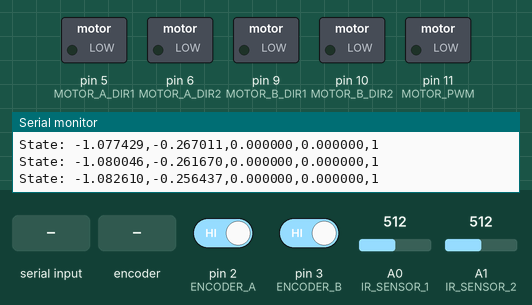
Simulated run of this sketch. Board: Arduino Uno, built with avr-gcc and run on an emulated ATmega328P. Parts: switched loads named in the sketch (green lamp = pin HIGH), the last lines printed to the serial monitor. The inputs (shaded band) are chosen by the test bench; at power-on: A0 (IR_SENSOR_1) = 512, pin 2 (ENCODER_A) HIGH, pin 3 (ENCODER_B) HIGH, A1 (IR_SENSOR_2) = 512.

Above: at 1.2 s.
1.3 s: A0 (IR_SENSOR_1) set to 306
4.3 s: "1\n" received over the second serial link
At 5.1 s:
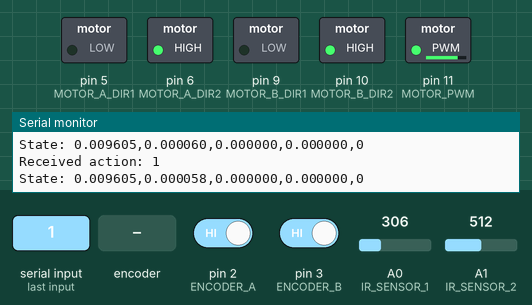
6.8 s: ",\n" received over the second serial link
9.8 s: rotary encoder on pin 2 (ENCODER_A) / pin 3 (ENCODER_B) turned 1 step (first pin leading)
13.0 s: "-\n" received over the second serial link
16.0 s: A0 (IR_SENSOR_1) set to 900
Timing chart, 0 to 19.0 s (numbered marks = the images above; inputs shaded):
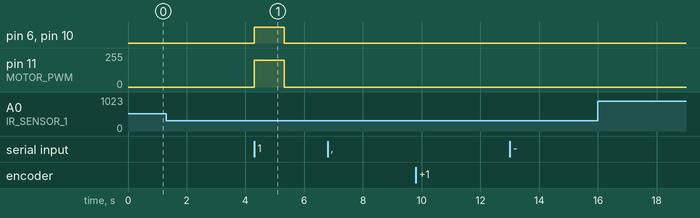

Measured:
- after the input at 4.3 s, pin 6 (MOTOR_A_DIR2), pin 10 (MOTOR_B_DIR2): LOW → HIGH at once, → LOW 1.0 s later; pin 11 (MOTOR_PWM): 0/255 → 200/255 at once, → 0/255 1.0 s later

The sketch:

main.ino
```cpp
// Arduino Cartpole Controller
// Interfaces with DE1-SOC via JP1/JP2 expansion header UART
// SHOULD MODIFY TO USE SERIAL1 when benchmarking script works


// Pin definitions for motor control
#define MOTOR_A_DIR1 5  // Motor A direction pin 1
#define MOTOR_A_DIR2 6  // Motor A direction pin 2
#define MOTOR_B_DIR1 9  // Motor B direction pin 1
#define MOTOR_B_DIR2 10 // Motor B direction pin 2
#define MOTOR_PWM    11 // PWM speed control

// IR sensor pins for position detection
#define IR_SENSOR_1  A0 // First IR sensor analog input
#define IR_SENSOR_2  A1 // Second IR sensor analog input

// Encoder pins for angle measurement
#define ENCODER_A  2  // Encoder phase A (interrupt pin)
#define ENCODER_B  3  // Encoder phase B (interrupt pin)

// UART pins for DE1-SoC communication
// Arduino TX connects to DE1-SoC RX (JP1 pin D0 or JP2 pin D0)
// Arduino RX connects to DE1-SoC TX (JP1 pin D1 or JP2 pin D1)
// Note: You must also connect GND between Arduino and DE1-SoC
#define DE1_SOC_RX   0 // Arduino TX (output) connects to DE1-SoC RX (input)
#define DE1_SOC_TX   1 // Arduino RX (input) connects to DE1-SoC TX (output)

// Constants for system
#define STRIP_WIDTH      0.025  // Width of black/white strips in meters
#define PULSES_PER_REV   600.0  // Encoder pulses per revolution
#define RADIANS_PER_PULSE (2.0 * PI / PULSES_PER_REV)
#define MOTOR_POWER      200    // PWM value (0-255) for motor power
#define SAMPLING_RATE    100    // Hz (10ms between samples)
#define BAUD_RATE        115200 // UART baud rate
#define FAIL_ANGLE       0.2    // Radians (approx 11.5 degrees)
#define FAIL_POSITION    0.5    // Meters from center

// Variables for encoder reading
volatile long encoder_count = 0;
volatile unsigned long last_encoder_time = 0;
volatile float angular_velocity = 0.0;
volatile byte last_encoded = 0;

// Variables for IR position sensing
volatile int strip_count = 0;
volatile unsigned long last_transition_time = 0;
volatile float cart_velocity = 0.0;
volatile float cart_position = 0.0;

// Control variables
unsigned long last_sample_time = 0;
int motor_action = 0;  // -1: left, 0: stop, 1: right
boolean is_failed = false;

// Software serial for DE1-SoC communication
#include <SoftwareSerial.h>

SoftwareSerial de1SocSerial(DE1_SOC_TX, DE1_SOC_RX); // RX, TX

void setup() {
  // Initialize hardware serial at 115200 baud (for debugging with PC)
  Serial.begin(BAUD_RATE);
  Serial.println("Cartpole Controller Starting...");

  // Initialize software serial for DE1-SoC communication
  de1SocSerial.begin(BAUD_RATE);

  // Configure motor pins as outputs
  pinMode(MOTOR_A_DIR1, OUTPUT);
  pinMode(MOTOR_A_DIR2, OUTPUT);
  pinMode(MOTOR_B_DIR1, OUTPUT);
  pinMode(MOTOR_B_DIR2, OUTPUT);
  pinMode(MOTOR_PWM, OUTPUT);

  // Initialize motor state (stopped)
  digitalWrite(MOTOR_A_DIR1, LOW);
  digitalWrite(MOTOR_A_DIR2, LOW);
  digitalWrite(MOTOR_B_DIR1, LOW);
  digitalWrite(MOTOR_B_DIR2, LOW);
  analogWrite(MOTOR_PWM, 0);

  // Configure encoder pins with pull-up resistors
  pinMode(ENCODER_A, INPUT_PULLUP);
  pinMode(ENCODER_B, INPUT_PULLUP);

  // Configure IR sensor pins as inputs
  pinMode(IR_SENSOR_1, INPUT);
  pinMode(IR_SENSOR_2, INPUT);

  // Configure UART pins
  pinMode(DE1_SOC_RX, OUTPUT);
  pinMode(DE1_SOC_TX, INPUT_PULLUP);

  // Attach interrupts for encoder
  attachInterrupt(digitalPinToInterrupt(ENCODER_A), encoder_interrupt, CHANGE);
  attachInterrupt(digitalPinToInterrupt(ENCODER_B), encoder_interrupt, CHANGE);

  // Initialize the system in reset state
  resetSystem();

  Serial.println("Cartpole Controller Initialized");
}

void loop() {
  // Maintain consistent sampling rate (10ms = 100Hz)
  unsigned long current_time = millis();
  if (current_time - last_sample_time >= (1000 / SAMPLING_RATE)) {
    last_sample_time = current_time;

    // Read current state
    updateCartPosition();

    // Check for failure conditions
    float pole_angle = getAngle();
    is_failed = (abs(pole_angle) > FAIL_ANGLE) || (abs(cart_position) > FAIL_POSITION);

    // Send state to DE1-SOC
    sendState();

    // Check for incoming action from DE1-SOC
    if (de1SocSerial.available() > 0) {
      receiveAction();
    }
  }

  // Apply motor control based on latest action
  applyMotorControl();
}

// Interrupt handler for encoder signals
void encoder_interrupt() {
  unsigned long current_time = micros();

  // Read both encoder pins
  int MSB = digitalRead(ENCODER_A);
  int LSB = digitalRead(ENCODER_B);

  // Convert the two pin values into a single number
  int encoded = (MSB << 1) | LSB;

  // XOR with previous encoded value to determine direction
  int sum = (last_encoded << 2) | encoded;

  // Update encoder count based on direction
  if (sum == 0b1101 || sum == 0b0100 || sum == 0b0010 || sum == 0b1011) {
    encoder_count++;
  } else if (sum == 0b1110 || sum == 0b0111 || sum == 0b0001 || sum == 0b1000) {
    encoder_count--;
  }

  // Calculate angular velocity (radians/second)
  unsigned long time_diff = current_time - last_encoder_time;
  if (time_diff > 1000) { // Avoid division by zero and noise
    float pulse_rate = 1000000.0 / time_diff; // pulses per second
    angular_velocity = pulse_rate * RADIANS_PER_PULSE;

    // Adjust sign based on direction
    if ((sum == 0b1110 || sum == 0b0111 || sum == 0b0001 || sum == 0b1000)) {
      angular_velocity = -angular_velocity;
    }
  }

  // Save current state for next interrupt
  last_encoded = encoded;
  last_encoder_time = current_time;
}

// Update cart position based on IR sensors
void updateCartPosition() {
  // Read IR sensors
  int ir1_value = analogRead(IR_SENSOR_1);
  int ir2_value = analogRead(IR_SENSOR_2);

  // Simplified position tracking based on IR readings
  // In a real implementation, you would use more sophisticated tracking
  // based on the black/white strip transitions

  // For this example, we'll estimate position based on analog readings
  // and use a simulated model for testing

  // Threshold for detecting black vs white
  static const int IR_THRESHOLD = 500;

  // Detecting transitions for velocity calculation
  static boolean last_ir1_state = false;
  boolean ir1_state = (ir1_value > IR_THRESHOLD);

  // If we detect a transition, update position and velocity
  if (ir1_state != last_ir1_state) {
    unsigned long current_time = micros();
    unsigned long time_diff = current_time - last_transition_time;

    // Update strip count (direction based on which sensor triggered first)
    if (ir1_state != (ir2_value > IR_THRESHOLD)) {
      strip_count++;  // Moving right
      cart_velocity = STRIP_WIDTH / (time_diff / 1000000.0);
    } else {
      strip_count--;  // Moving left
      cart_velocity = -STRIP_WIDTH / (time_diff / 1000000.0);
    }

    // Update position
    cart_position = strip_count * STRIP_WIDTH;

    last_transition_time = current_time;
    last_ir1_state = ir1_state;
  } else {
    // If no new transitions, gradually decay velocity
    // This simulates friction
    cart_velocity *= 0.98;
  }

  // Update position based on velocity (simple physics model)
  // For more accuracy, you'd integrate properly, but this approximation works for 10ms intervals
  cart_position += cart_velocity * (1.0 / SAMPLING_RATE);
}

// Get pole angle in radians
float getAngle() {
  // Convert encoder count to angle in radians
  return encoder_count * RADIANS_PER_PULSE;
}

// Send the current state to DE1-SOC via UART
void sendState() {
  // Format: cart_position,cart_velocity,pole_angle,pole_angular_velocity,is_failed
  de1SocSerial.print(cart_position, 6);     // Position in meters
  de1SocSerial.print(",");
  de1SocSerial.print(cart_velocity, 6);     // Velocity in m/s
  de1SocSerial.print(",");
  de1SocSerial.print(getAngle(), 6);        // Angle in radians
  de1SocSerial.print(",");
  de1SocSerial.print(angular_velocity, 6);  // Angular velocity in rad/s
  de1SocSerial.print(",");
  de1SocSerial.println(is_failed ? 1 : 0);  // Failure state (0 or 1)

  // Optional: Echo state to hardware serial for debugging
  Serial.print("State: ");
  Serial.print(cart_position, 6);
  Serial.print(",");
  Serial.print(cart_velocity, 6);
  Serial.print(",");
  Serial.print(getAngle(), 6);
  Serial.print(",");
  Serial.print(angular_velocity, 6);
  Serial.print(",");
  Serial.println(is_failed ? 1 : 0);
}

// Receive action from DE1-SOC via UART
void receiveAction() {
  // Read the action value
  int action = de1SocSerial.parseInt();

  // Debug output
  Serial.print("Received action: ");
  Serial.println(action);

  // Check for reset signal
  if (action == 0) {
    resetSystem();
  } else {
    motor_action = action;  // -1 for left, 1 for right
  }
}

// Apply the current motor action
void applyMotorControl() {
  if (is_failed) {
    // If system has failed, stop motors
    digitalWrite(MOTOR_A_DIR1, LOW);
    digitalWrite(MOTOR_A_DIR2, LOW);
    digitalWrite(MOTOR_B_DIR1, LOW);
    digitalWrite(MOTOR_B_DIR2, LOW);
    analogWrite(MOTOR_PWM, 0);
    return;
  }

  // Apply action based on received command
  switch (motor_action) {
    case -1:  // Move left
      digitalWrite(MOTOR_A_DIR1, HIGH);
      digitalWrite(MOTOR_A_DIR2, LOW);
      digitalWrite(MOTOR_B_DIR1, HIGH);
      digitalWrite(MOTOR_B_DIR2, LOW);
      analogWrite(MOTOR_PWM, MOTOR_POWER);
      break;

    case 1:  // Move right
      digitalWrite(MOTOR_A_DIR1, LOW);
      digitalWrite(MOTOR_A_DIR2, HIGH);
      digitalWrite(MOTOR_B_DIR1, LOW);
      digitalWrite(MOTOR_B_DIR2, HIGH);
      analogWrite(MOTOR_PWM, MOTOR_POWER);
      break;

    case 0:  // Stop
    default:
      digitalWrite(MOTOR_A_DIR1, LOW);
      digitalWrite(MOTOR_A_DIR2, LOW);
      digitalWrite(MOTOR_B_DIR1, LOW);
      digitalWrite(MOTOR_B_DIR2, LOW);
      analogWrite(MOTOR_PWM, 0);
      break;
  }
}

// Reset the system to initial state
void resetSystem() {
  // Stop motors
  motor_action = 0;
  applyMotorControl();

  // Reset encoder count and position tracking
  encoder_count = 0;
  angular_velocity = 0.0;
  strip_count = 0;
  cart_position = 0.0;
  cart_velocity = 0.0;

  // Reset failure state
  is_failed = false;

  Serial.println("System reset");
}
```

address_map.h
```cpp
/*******************************************************************************
 * This file provides address values that exist in the DE1-SoC Computer
 ******************************************************************************/

#ifndef __SYSTEM_INFO__
#define __SYSTEM_INFO__

#define BOARD				"DE1-SoC"

/* Memory */
#define DDR_BASE			0x40000000
#define DDR_END				0x7FFFFFFF
#define A9_ONCHIP_BASE			0xFFFF0000
#define A9_ONCHIP_END			0xFFFFFFFF
#define SDRAM_BASE			0x00000000
#define SDRAM_END			0x03FFFFFF
#define FPGA_PIXEL_BUF_BASE		0x08000000
#define FPGA_PIXEL_BUF_END		0x0803FFFF
#define FPGA_CHAR_BASE			0x09000000
#define FPGA_CHAR_END			0x09001FFF

/* Cyclone V FPGA devices */
#define LED_BASE			0xFF200000
#define LEDR_BASE			0xFF200000
#define HEX3_HEX0_BASE			0xFF200020
#define HEX5_HEX4_BASE			0xFF200030
#define SW_BASE				0xFF200040
#define KEY_BASE			0xFF200050
#define JP1_BASE			0xFF200060
#define JP2_BASE			0xFF200070
#define PS2_BASE			0xFF200100
#define PS2_DUAL_BASE			0xFF200108
#define JTAG_UART_BASE			0xFF201000
#define IrDA_BASE			0xFF201020
#define TIMER_BASE			0xFF202000
#define TIMER_2_BASE			0xFF202020
#define AV_CONFIG_BASE			0xFF203000
#define RGB_RESAMPLER_BASE    		0xFF203010
#define PIXEL_BUF_CTRL_BASE		0xFF203020
#define CHAR_BUF_CTRL_BASE		0xFF203030
#define AUDIO_BASE			0xFF203040
#define VIDEO_IN_BASE			0xFF203060
#define EDGE_DETECT_CTRL_BASE		0xFF203070
#define ADC_BASE			0xFF204000

/* Cyclone V HPS devices */
#define HPS_GPIO1_BASE			0xFF709000
#define I2C0_BASE			0xFFC04000
#define I2C1_BASE			0xFFC05000
#define I2C2_BASE			0xFFC06000
#define I2C3_BASE			0xFFC07000
#define HPS_TIMER0_BASE			0xFFC08000
#define HPS_TIMER1_BASE			0xFFC09000
#define HPS_TIMER2_BASE			0xFFD00000
#define HPS_TIMER3_BASE			0xFFD01000
#define FPGA_BRIDGE			0xFFD0501C
#endif
```

Source omitted: main.c (26723 bytes)
